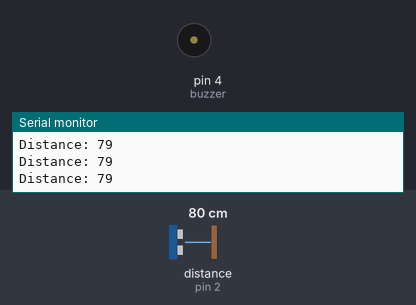
This sketch was run on a simulated Arduino Uno, built with avr-gcc and run on an emulated ATmega328P. Shown: buzzer (waves = sounding, pin HIGH), the last lines printed to the serial monitor. Wiring (inferred from the names in the program): ultrasonic range finder: trigger pin 3; echo pin 2. The test bench sets the inputs (shaded band); at power-on: distance to the obstacle (sensor on pin 2) 80 cm. The echo pulse lasts 58.3 µs per cm; pins used as bus, display or sensor lines are not drawn.

Above: at 1.2 s.
1.3 s: distance to the obstacle (sensor on pin 2) set to 2 cm
At 2.5 s:
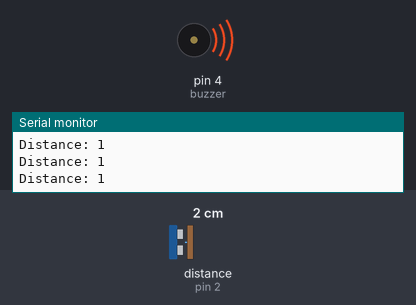
2.8 s: distance to the obstacle (sensor on pin 2) set to 120 cm
At 4.1 s:
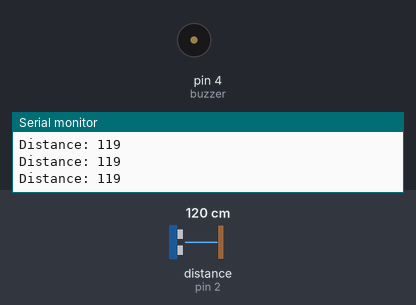
4.4 s: distance to the obstacle (sensor on pin 2) set to 4 cm
At 5.4 s:
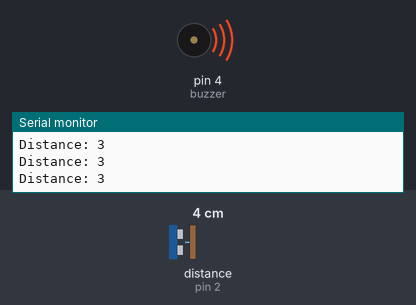
Timing chart, 0 to 7.4 s (numbered marks = the images above; inputs shaded):
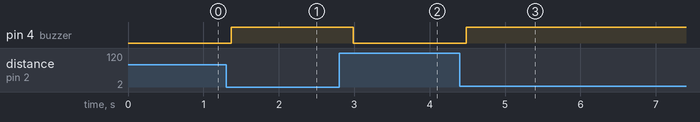

The sketch:

Ultrasonic_Sensor_Smart_Glasses_for_Blind_Code.ino
```cpp
const int trigPin = 3;
const int echoPin = 2;
const int buzzer = 4;

long duration;
int distance;
const float speedOfSound = 0.0343; // Adjust for your environment

void setup() {
  pinMode(trigPin, OUTPUT);
  pinMode(echoPin, INPUT);
  pinMode(buzzer, OUTPUT);

  Serial.begin(9600);
}

void loop() {
  digitalWrite(trigPin, LOW);
  delayMicroseconds(2);
  digitalWrite(trigPin, HIGH);
  delayMicroseconds(10);
  digitalWrite(trigPin, LOW);

  duration = pulseIn(echoPin, HIGH);

  if (duration > 0 && duration < 40000) { // Validate pulse duration
    distance = (duration * speedOfSound) / 2;
  } else {
    distance = 999; // "No object" condition
  }

  Serial.print("Distance: ");
  Serial.println(distance);

  if (distance <= 45) {
    digitalWrite(buzzer, HIGH);
    delay(100); // Debounce
  } else {
    digitalWrite(buzzer, LOW);
  }

  delay(100); // Add loop delay for stability
}
```

Measured:
- after the input at 1.3 s, pin 4 (buzzer): LOW → HIGH after 0.07 s
- after the input at 2.8 s, pin 4 (buzzer): HIGH → LOW after 0.18 s
- after the input at 4.4 s, pin 4 (buzzer): LOW → HIGH after 0.09 s
